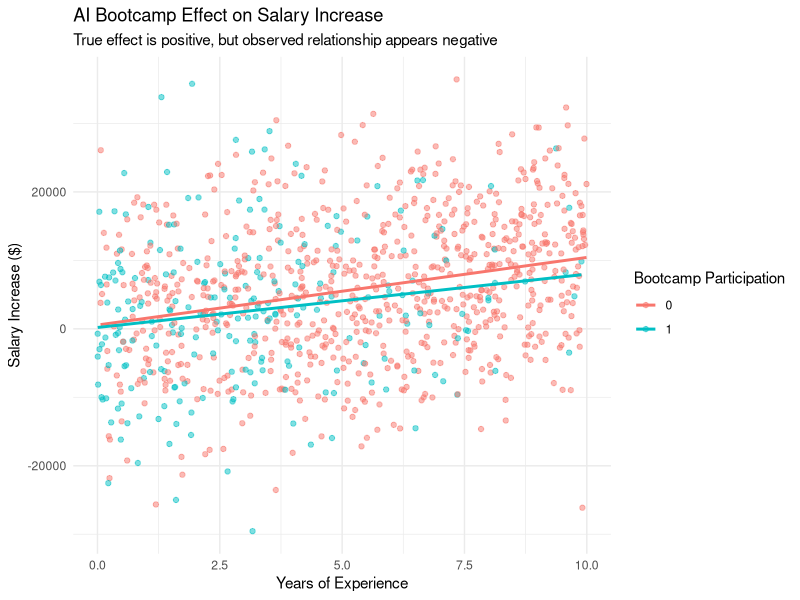

R code for this plot:
## ---- chunk 1
library(MatchIt)
library(dplyr)
library(ggplot2)
set.seed(123)

# Generate synthetic data
n <- 1000
experience <- runif(n, 0, 10)  # Years of experience
procrastination <- rnorm(n)  # Unobserved procrastination level
bootcamp <- rbinom(n, 1, plogis(-0.3 * experience + 0.5 * procrastination))  # Bootcamp participation
salary_increase <- 2000 * bootcamp + 1000 * experience - 9000 * procrastination + rnorm(n, 0, 5000)

# True average treatment effect is $2000

data <- data.frame(experience = experience,
                   bootcamp = bootcamp,
                   salary_increase = salary_increase)

# Naive estimate
naive_model <- lm(salary_increase ~ bootcamp, data = data)
naive_ate <- coef(naive_model)["bootcamp"]

# Matching on experience (ignoring unobserved procrastination)
m.out <- matchit(bootcamp ~ experience,
                 data = data,
                 method = "nearest",
                 ratio = 1)
matched_data <- match.data(m.out)

# Estimate ATT on the matched sample (1:1 matching pairs each treated participant)
matched_model <- lm(salary_increase ~ bootcamp,
                    data = matched_data,
                    weights = weights)
matched_att <- coef(matched_model)["bootcamp"]

# Print results
cat("True ATE / ATT: $2000\n")
cat("Naive comparison estimate:", round(naive_ate, 2), "\n")
cat("Matched estimate (ATT in matched sample):", round(matched_att, 2), "\n")

# Visualize results
ggplot(data, aes(x = experience,
                 y = salary_increase,
                 color = factor(bootcamp))) +
  geom_point(alpha = 0.5) +
  geom_smooth(method = "lm", se = FALSE) +
  labs(title = "AI Bootcamp Effect on Salary Increase",
       subtitle = "True effect is positive, but observed relationship appears negative",
       x = "Years of Experience",
       y = "Salary Increase ($)",
       color = "Bootcamp Participation") +
  theme_minimal()
